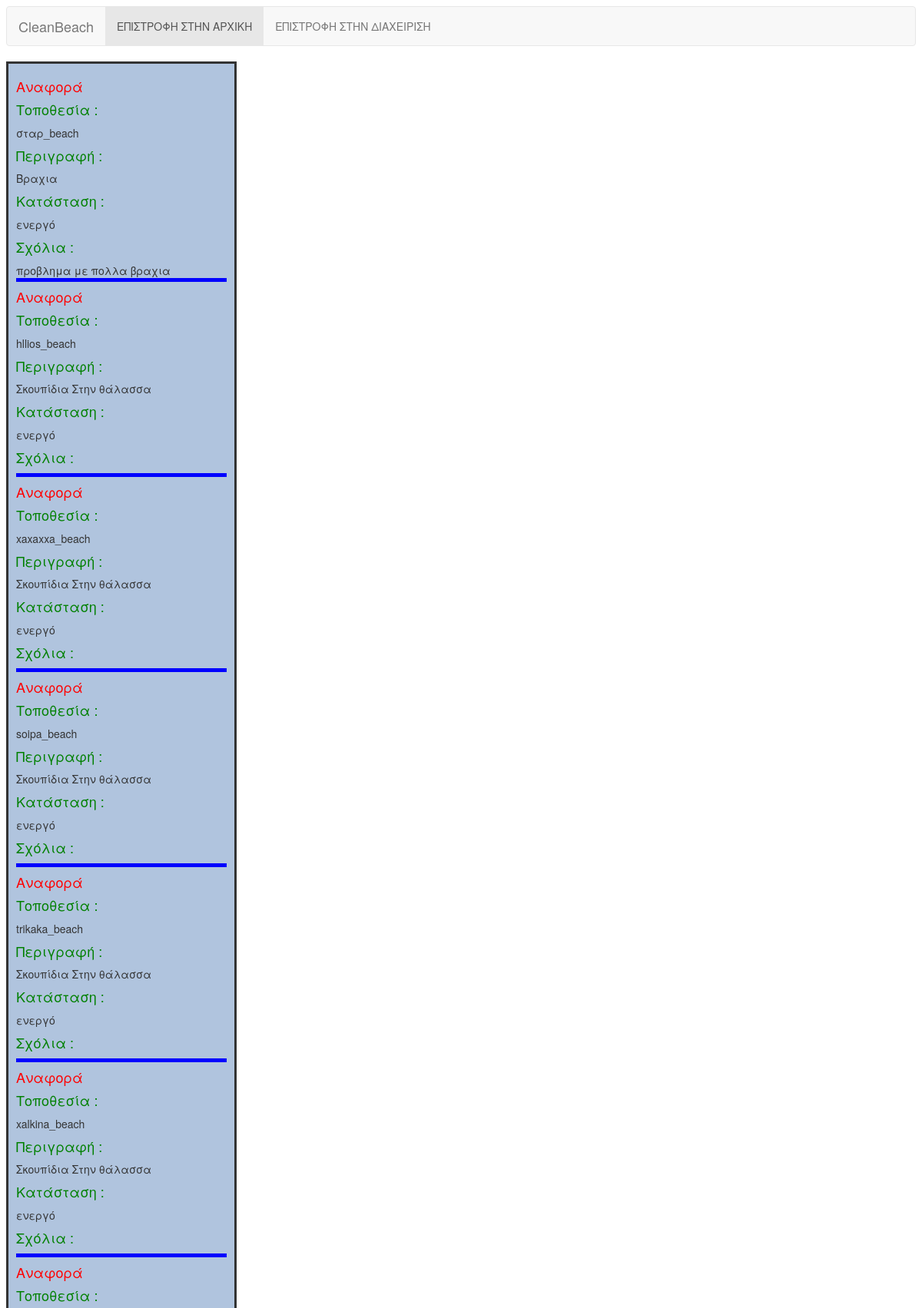
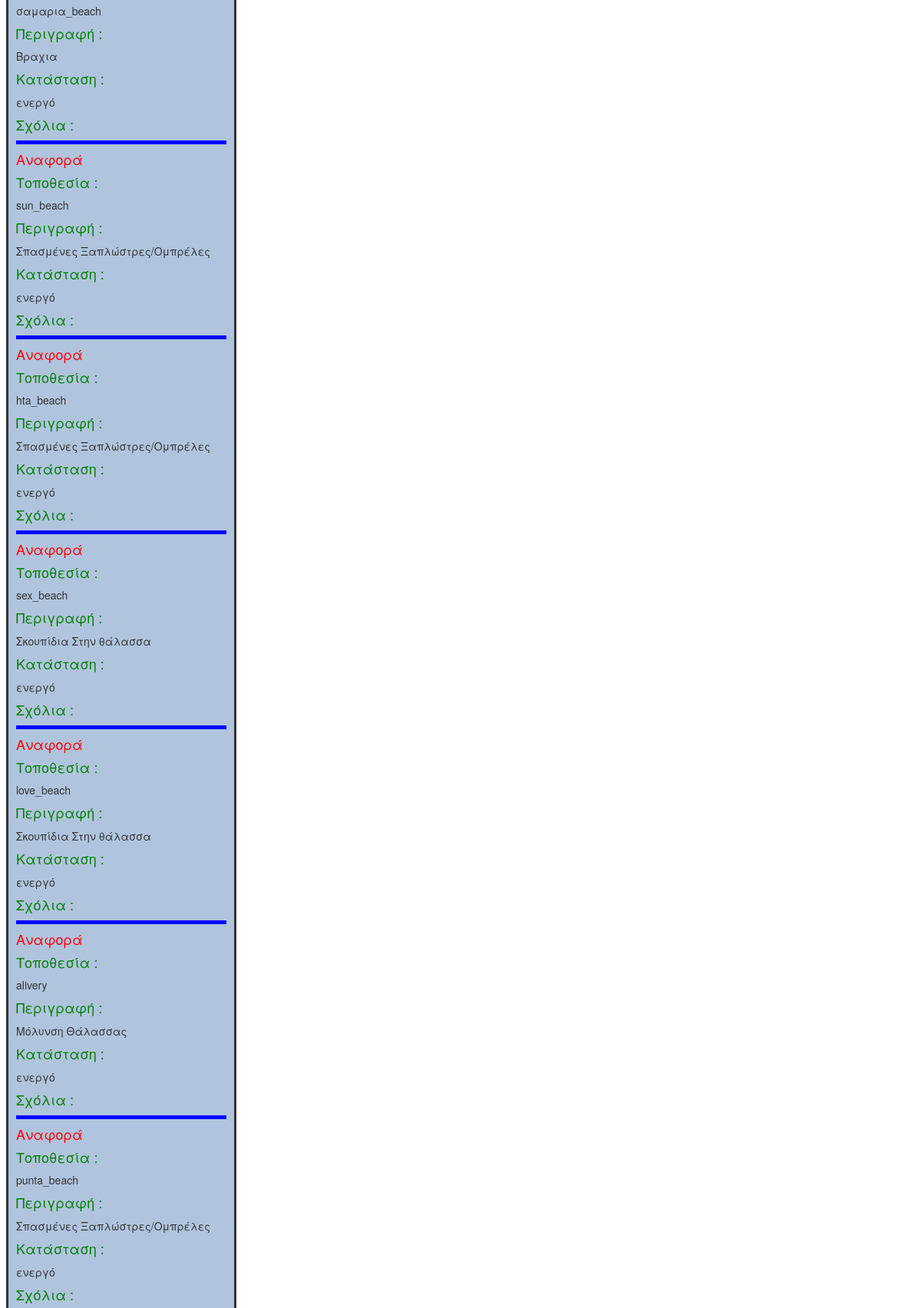
The page /code/paging.php (upper part) on the database its author committed (2 pictures, top to bottom).
### tables this page shows
CREATE TABLE IF NOT EXISTS `anafores` (
  `aID` int(11) NOT NULL AUTO_INCREMENT,
  `perigrafh` varchar(255) NOT NULL,
  `lin` float(10,6) DEFAULT NULL,
  `lon` float(10,6) DEFAULT NULL,
  `thesi` varchar(255) DEFAULT NULL,
  `sxolia` varchar(255) DEFAULT NULL,
  `username` varchar(35) DEFAULT NULL,
  `katastash` varchar(255) DEFAULT NULL,
  `luths` varchar(255) DEFAULT NULL,
  `date_eisodou` datetime DEFAULT NULL,
  `date_lyshs` datetime DEFAULT NULL,
  PRIMARY KEY (`aID`)
);

### code/paging.php (the view, shortened to what this page needs)
<!DOCTYPE html>
<html lang="en">
  <head>
    <link href="css/bootstrap.min.css" rel="stylesheet">
 </head>
<body>
<nav class="navbar navbar-default" role="navigation">
  <div class="container-fluid">
    <div class="navbar-header">
      <a class="navbar-brand" href="#">CleanBeach</a>
    </div>
    <div class="collapse navbar-collapse" id="bs-example-navbar-collapse-1">
      <ul class="nav navbar-nav">
        <li class="active"><a href='index.php'>ΕΠΙΣΤΡΟΦΗ ΣΤΗΝ ΑΡΧΙΚΗ</a></li>
         <li ><a href='diaxeirish.html'>ΕΠΙΣΤΡΟΦΗ ΣΤΗΝ ΔΙΑΧΕΙΡΙΣΗ</a></li>
      </ul>
    </div>
  </div>
</nav>
<?php
if (isset($_GET["page"])) { $page  = $_GET["page"]; } else { $page=1; };
$arxh = ($page-1) * 20;
$con=mysqli_connect("localhost","root","","web_project_am5076");
$result4 = mysqli_query($con,"SELECT * FROM anafores WHERE katastash='ενεργό' ORDER BY aID  DESC  LIMIT $arxh, 20 ");
?>
<div id="section2">
<?php
while ($row = mysqli_fetch_array($result4)) {
      	echo '<h4>'."<font color='red'>Αναφορά </font>".'</h4>';
				echo '<h4>'."<font color='green'>Τοποθεσία : </font>".'</h4>';
				echo $row['thesi'];
				echo'<h4>'. "<font color='green'>Περιγραφή : </font>".'</h4>';
				echo $row['perigrafh'];
				echo '<h4>'."<font color='green'>Κατάσταση : </font>".'</h4>';
				echo $row['katastash'];
				echo'<h4>'. "<font color='green'>Σχόλια : </font>".'</h4>';
				echo $row['sxolia'];
        echo "<div class=\"p\"></div>";
}
?>
</div>
</body>
</html>

### code/paging.php (style rules this page uses)
body { background: url('beach.png') no-repeat fixed ; -webkit-background-size: cover; -moz-background-size: cover; -o-background-size: cover; background-size: cover; }
#section2 { width:300px; float:left; padding:10px; border-style: solid; background :#b0c4de; }
.p { border-bottom: 5px solid ; color: #0000FF; }

### rows shown on the page
anafores: thesi "σταρ_beach", perigrafh "Βραχια", katastash "ενεργό", sxolia "προβλημα με πολλα βραχια"
anafores: thesi "hllios_beach", perigrafh "Σκουπίδια Στην θάλασσα", katastash "ενεργό"
anafores: thesi "xaxaxxa_beach", perigrafh "Σκουπίδια Στην θάλασσα", katastash "ενεργό"
anafores: thesi "soipa_beach", perigrafh "Σκουπίδια Στην θάλασσα", katastash "ενεργό"
anafores: thesi "trikaka_beach", perigrafh "Σκουπίδια Στην θάλασσα", katastash "ενεργό"
anafores: thesi "xalkina_beach", perigrafh "Σκουπίδια Στην θάλασσα", katastash "ενεργό"
anafores: thesi "σαμαρια_beach", perigrafh "Βραχια", katastash "ενεργό"
anafores: thesi "sun_beach", perigrafh "Σπασμένες Ξαπλώστρες/Ομπρέλες", katastash "ενεργό"
anafores: thesi "hta_beach", perigrafh "Σπασμένες Ξαπλώστρες/Ομπρέλες", katastash "ενεργό"
anafores: thesi "sex_beach", perigrafh "Σκουπίδια Στην θάλασσα", katastash "ενεργό"
anafores: thesi "love_beach", perigrafh "Σκουπίδια Στην θάλασσα", katastash "ενεργό"
anafores: thesi "alivery", perigrafh "Μόλυνση Θάλασσας", katastash "ενεργό"
anafores: thesi "punta_beach", perigrafh "Σπασμένες Ξαπλώστρες/Ομπρέλες", katastash "ενεργό"
